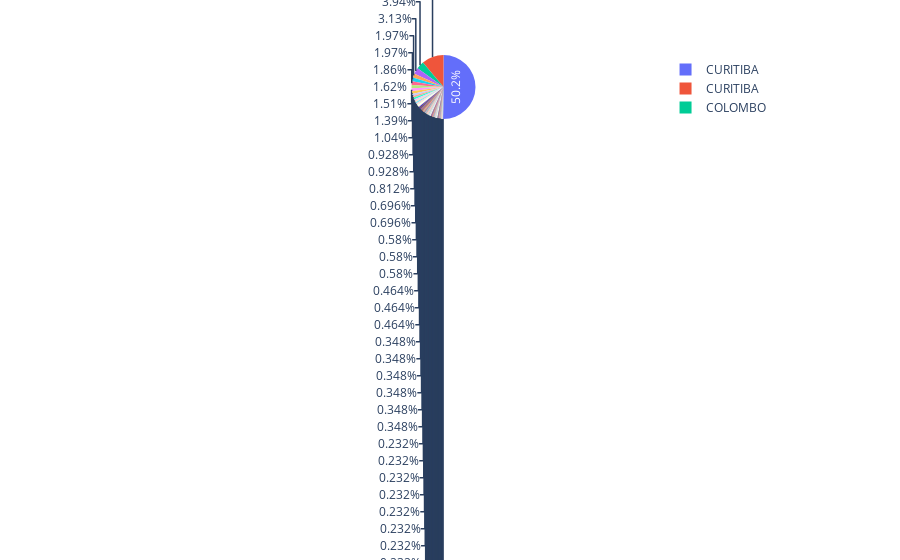

The notebook cell this image was saved under:
### Code cell
px.pie(df, names= 'Procedência:')

### Figure 1 — Plotly figure (JSON) as saved in the notebook; plotly's stock layout.template omitted (floating-point values rounded to 4 significant figures; data arrays with more than 128 entries replaced by an {"elided": "..."} marker saying what was removed)
{"data": [{"domain": {"x": [0, 1], "y": [0, 1]}, "hovertemplate": "Procedência:=%{label}<extra></extra>", "labels": {"elided": "862 str values"}, "legendgroup": "", "name": "", "showlegend": true, "type": "pie"}], "layout": {"legend": {"tracegroupgap": 0}, "margin": {"t": 60}}}
